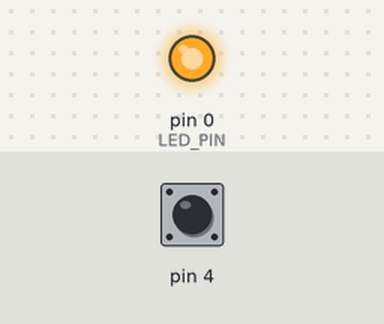
This sketch was run on a simulated Arduino Uno, built with avr-gcc and run on an emulated ATmega328P. On the bench: output pins drawn as LEDs (lit = HIGH). The test bench sets the inputs (shaded band); at power-on: pin 4 HIGH.

Above: at 0.1 s.
At 1.1 s:
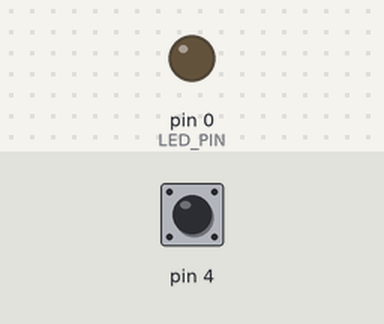
Timing chart, 0 to 2.6 s (numbered marks = the images above):
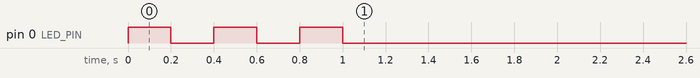

The sketch:

MarqueeSign.ino
```cpp
#include <CapacitiveSensor.h>

#define LED_PIN 0

CapacitiveSensor   cs_3_4 = CapacitiveSensor(3,4);
long sensor_max = 2000;

void setup() {
  cs_3_4.set_CS_AutocaL_Millis(0xFFFFFFFF);
  pinMode(0, OUTPUT);
  for (int i=0;i<3;i++) {
    digitalWrite(LED_PIN, HIGH);
    delay(200);
    digitalWrite(LED_PIN, LOW);
    delay(200);
  }

//  Serial.begin(9600);
}

void loop() {
  long total =  cs_3_4.capacitiveSensor(30);
  if (total > 0) {
    if (total > sensor_max) {
      total = sensor_max;
    }
    int mapped_val = map(total, 500, sensor_max, 0, 255);
    if (mapped_val > 0) {
      analogWrite(LED_PIN, mapped_val);
    }
    else {
      analogWrite(LED_PIN, 10);
      delay(100);
      analogWrite(LED_PIN, 0);
      delay(100);
    }
  }
}
```
